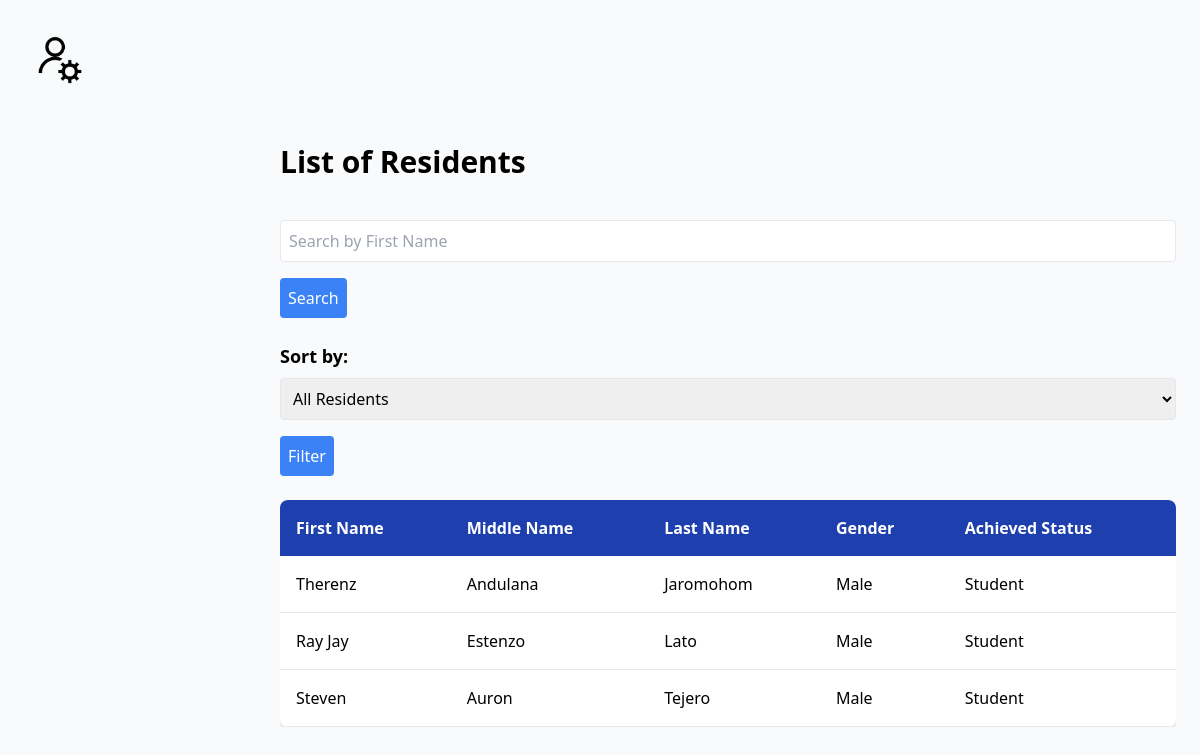
Page /crudV2/residents.php (signed in) on the earlier database version.
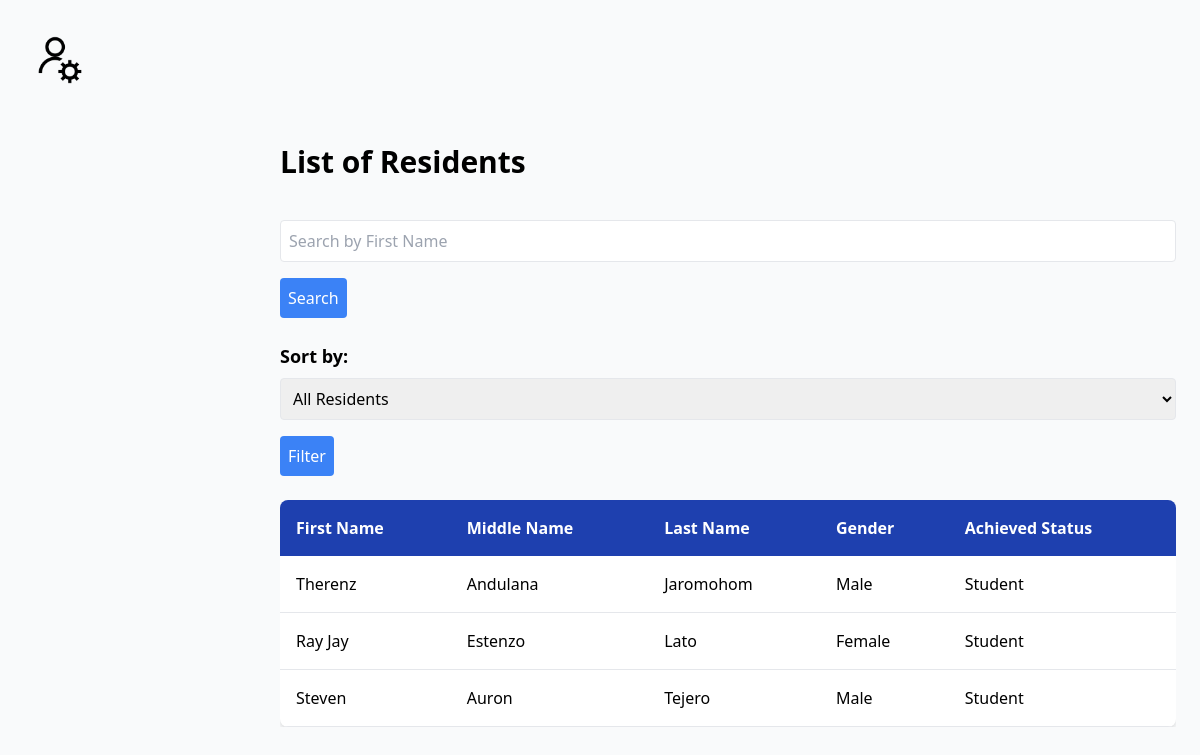
Same page on the later database version.
### tables this page shows
CREATE TABLE `users` (
  `id` int(11) NOT NULL,
  `first_name` varchar(50) NOT NULL,
  `middle_name` varchar(50) DEFAULT NULL,
  `last_name` varchar(50) NOT NULL,
  `age` int(11) NOT NULL,
  `gender` enum('male','female','other') NOT NULL,
  `civil_status` enum('single','married','divorced','widowed') NOT NULL,
  `citizenship` varchar(50) NOT NULL,
  `achieved_status` varchar(50) DEFAULT NULL,
  `email` varchar(100) NOT NULL,
  `password` varchar(255) NOT NULL,
  `role` enum('user','admin') DEFAULT 'user',
  `user_email` varchar(255) DEFAULT NULL,
  `contact` varchar(20) DEFAULT NULL,
  `birth_date` date DEFAULT NULL,
  `address` varchar(255) DEFAULT NULL,
  `image` varchar(255) DEFAULT NULL
);

### crudV2/residents.php (the view, shortened to what this page needs)
<?php
require 'db.php';
$search_term = '';
try {
    $query = "SELECT first_name, middle_name, last_name, gender, achieved_status FROM users WHERE role = 'user'";
    $residents_query = $conn->query($query);
    $residents = $residents_query->fetch_all(MYSQLI_ASSOC);
} catch (mysqli_sql_exception $e) {
    echo "Error: " . $e->getMessage();
    exit;
}
?>
<!DOCTYPE html>
<html lang="en">
<head>
    <link rel="stylesheet" href="admin.css">
    <link href="https://cdn.jsdelivr.net/npm/tailwindcss@2.2.19/dist/tailwind.min.css" rel="stylesheet">
</head>
<body class="bg-gray-50">
        <div id="avatar-only" class="p-5 cursor-pointer">
            <img src="7.png" alt="Admin Avatar" class="w-20 h-20 rounded-full">
        </div>
    <div class="ml-64 p-6">
        <h1 class="text-3xl font-bold mb-10">List of Residents</h1>
        <form method="POST" class="mb-6">
            <input type="text" name="search_term" id="search-box" placeholder="Search by First Name" value="<?= htmlspecialchars($search_term); ?>" class="w-full p-2 border rounded mb-4">
            <button type="submit" class="bg-blue-500 text-white p-2 rounded">Search</button>
        </form>
        <form method="POST" class="mb-6">
            <label for="filter" class="block text-lg font-semibold mb-2">Sort by:</label>
            <select name="filter" id="filter" class="w-full p-2 border rounded">
                <option value="">All Residents</option>
            </select>
            <button type="submit" class="mt-4 bg-blue-500 text-white p-2 rounded">Filter</button>
        </form>
        <div class="overflow-x-auto">
            <table class="min-w-full bg-white shadow-md rounded-lg overflow-hidden">
                <thead class="bg-blue-800 text-white">
                    <tr>
                        <th class="p-4 text-left">First Name</th>
                        <th class="p-4 text-left">Middle Name</th>
                        <th class="p-4 text-left">Last Name</th>
                        <th class="p-4 text-left">Gender</th>
                        <th class="p-4 text-left">Achieved Status</th>
                    </tr>
                </thead>
                <tbody>
                    <?php if (empty($residents)): ?>
                        <tr>
                            <td colspan="5" class="p-4 text-center">No residents found</td>
                        </tr>
                    <?php else: ?>
                        <?php foreach ($residents as $resident): ?>
                            <tr class="border-b">
                                <td class="p-4"><?= htmlspecialchars($resident['first_name']); ?></td>
                                <td class="p-4"><?= htmlspecialchars($resident['middle_name']); ?></td>
                                <td class="p-4"><?= htmlspecialchars($resident['last_name']); ?></td>
                                <td class="p-4"><?= htmlspecialchars(ucfirst($resident['gender'])); ?></td>
                                <td class="p-4"><?= htmlspecialchars(ucfirst($resident['achieved_status'])); ?></td>
                            </tr>
                        <?php endforeach; ?>
                    <?php endif; ?>
                </tbody>
            </table>
        </div>
    </div>
</body>
</html>

Differences in the rows shown:
changed users "Ray Jay": gender "Male" → "Female"
